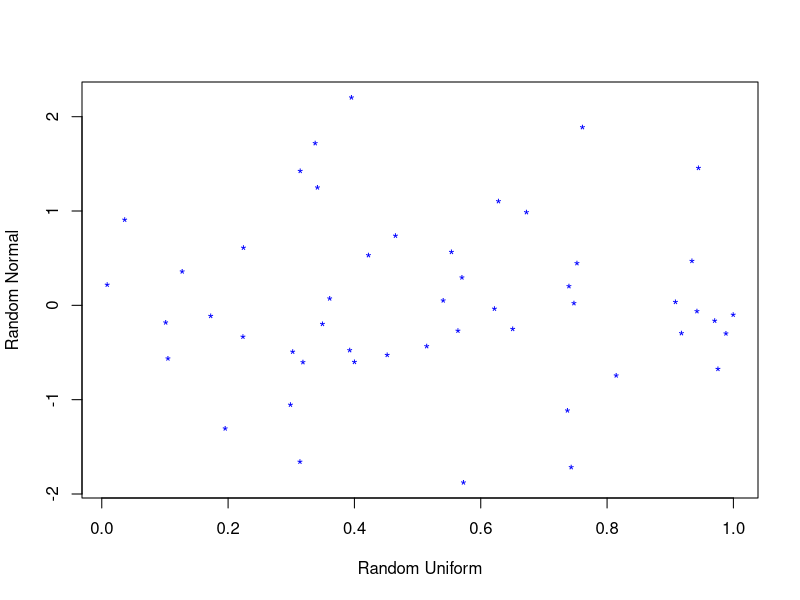
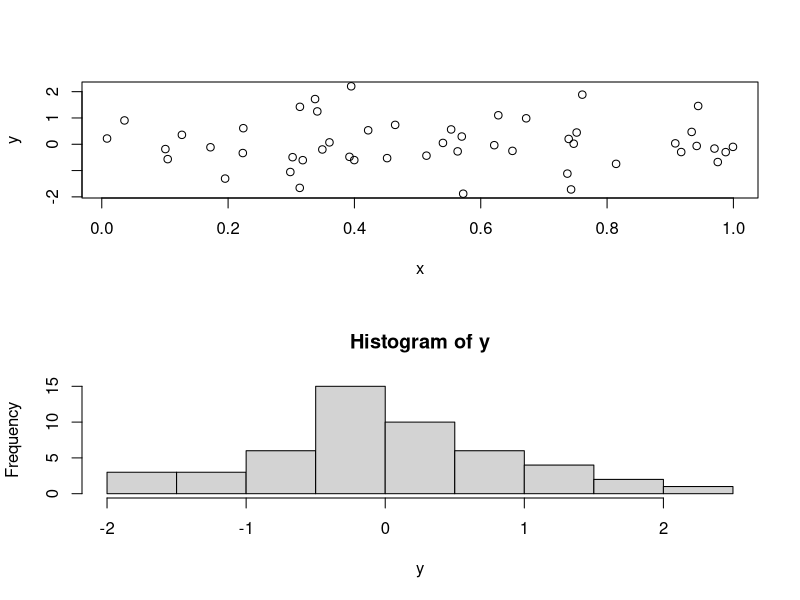
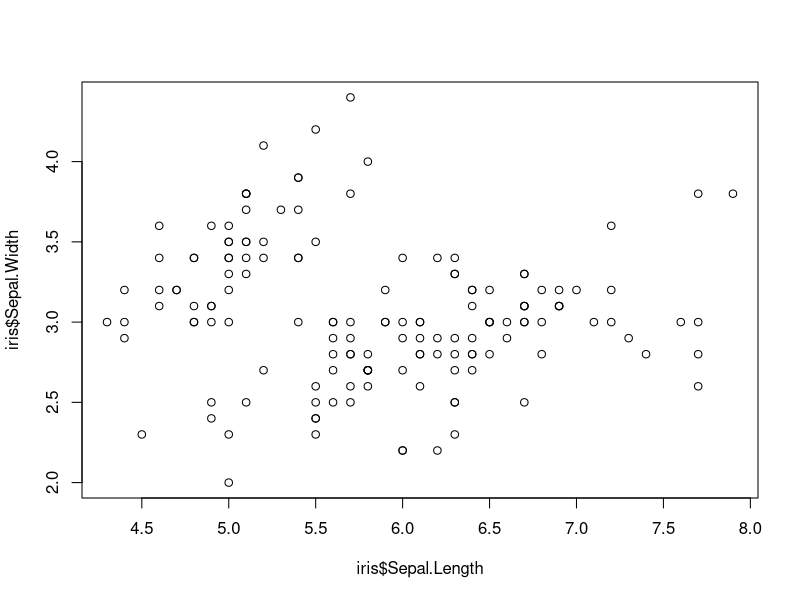
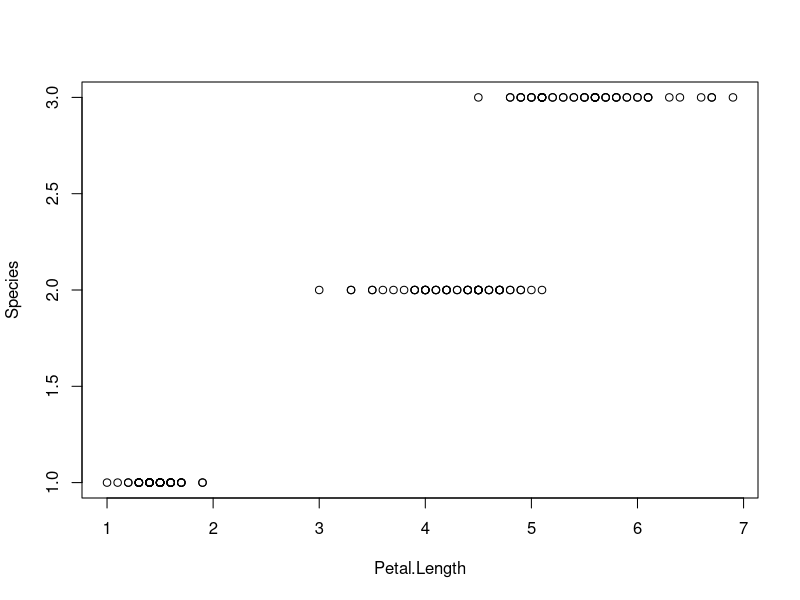

Here is the R script that generated these plots, in order:
### vectors, data, matrices, subsetting
x = c(2,7,5)
x
y = seq(from=4, length=3, by=3)
y
?seq

# vectors operations (elementwise)
x+y
x/y
x^y

# Accessing element of a vector
x[2]
x[2:3]
x[-2]
x[-c(1,2)]

# Matrices
z = matrix(seq(1,12),4,3)
# subset matrices
z[3:4,2:3]
z[,2:3]
z[,1] # became a vector
z[,1,drop=FALSE] # keep the matrix
# Matrices dimension
dim(z)

# list what is available in our workingdirectory
ls()
# remove variable from workingdirectory
rm(y)

# Generating random data (useful for simulations)
# random uniform distribution (0,1)
x = runif(50)
# random normal distribution  
y = rnorm(50)

# graphics
plot(x,y, xlab = 'Random Uniform', ylab = 'Random Normal', pch='*', col='blue')
# set graphics parameters
par(mfrow=c(2,1))
plot(x,y)
hist(y)
par(mfrow=c(1,1))

# Reading in data
names(iris)
dim(iris)
class(iris) # data.frame store matrix with columns in different format
summary(iris)
plot(iris$Sepal.Length, iris$Sepal.Width)
# Objects in the database can be accessed by simply giving their name
attach(iris)
search()
plot(Petal.Length, Species)
